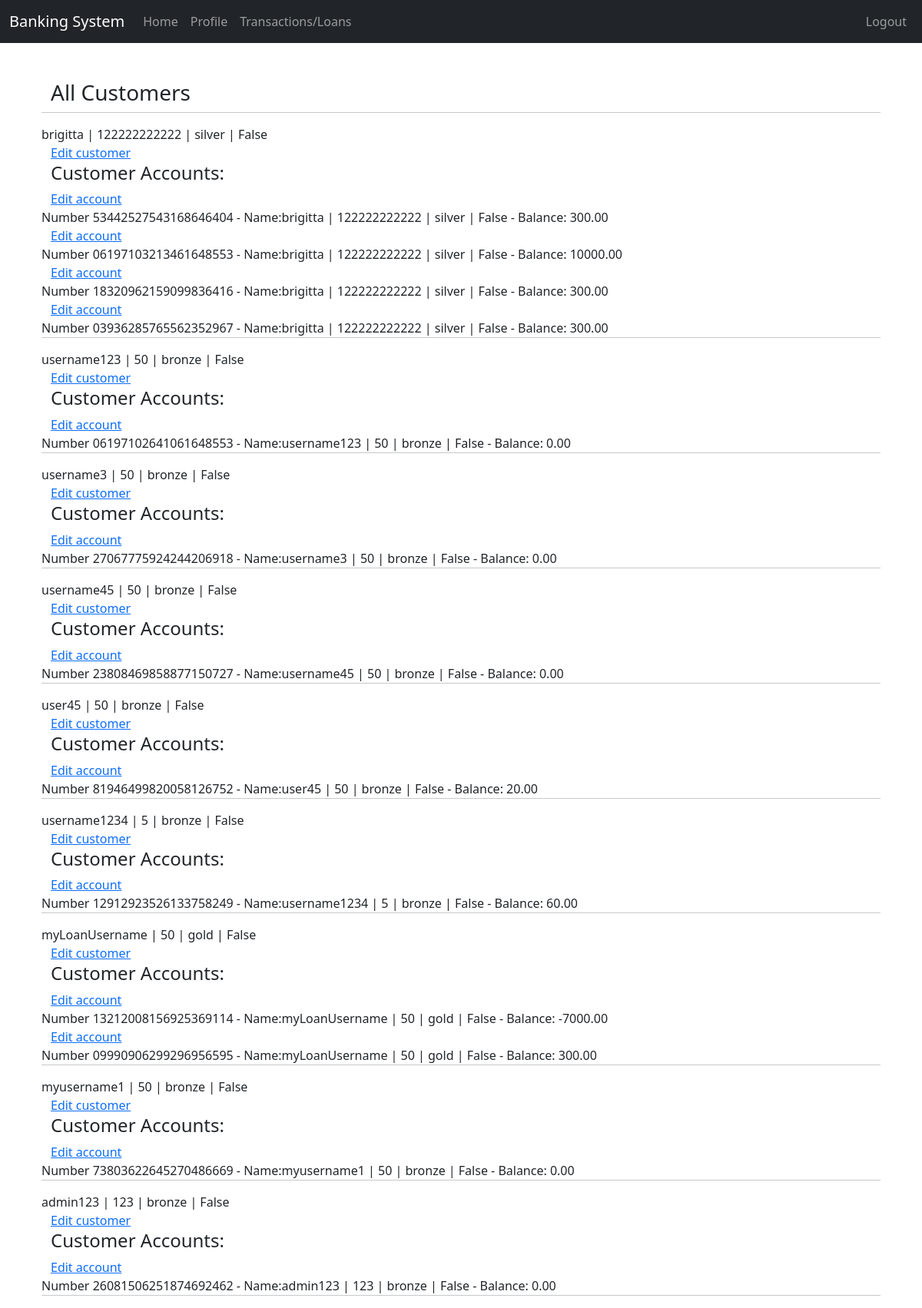
Page /employee/overview_customers/ (signed in) on the committed database.
### auth_app/models.py (models this page shows)
class Profile(models.Model):
    RANK_CHOICES = [
        ('gold', 'Gold'),
        ('silver', 'Silver'),
        ('bronze', 'Bronze')
    ]
    user = models.OneToOneField(User, on_delete=models.CASCADE)
    customer_rank = models.CharField(max_length=10, choices=RANK_CHOICES)
    customer_phone_number = models.CharField(max_length=20)
    customer_token = models.CharField(max_length=256)
    customer_mfe = models.BooleanField(blank=False)
    customer_can_loan = models.BooleanField(blank=False)
    def __str__(self):
        return f"{self.user} | {self.customer_phone_number} | {self.customer_rank} | { True if self.customer_can_loan else False}"

### accounts_app_account/models.py (models this page shows)
class Account(models.Model):
    account_user_fk = models.ForeignKey(Profile, on_delete=models.PROTECT)
    account_number = models.CharField(max_length=20, null=False)
    account_balance = models.DecimalField(decimal_places=2,max_digits=7, default=0)
    def __str__(self):
        return f"Number {self.account_number} - Name:{self.account_user_fk} - Balance: {self.account_balance}"

### employee_app/views.py (the view)
# urls.py: path('overview_customers/', views.overview_customers, name='overview_customers'),
@staff_member_required
def overview_customers(request):
    context = {
        'customers': Profile.objects.all(),
        'accounts': Account.objects.all(),
    }
    return render(request, 'employee_app/overview_customers.html', context)

### employee_app/templates/employee_app/overview_customers.html (shortened to what this page needs)
{% extends "auth_app/base.html" %}
{% block content %}
    <h3> All Customers </h3>
    <hr>
    {% for customer in customers %}
        {{ customer }}
        <a href="/employee/edit_customer/{{customer.id}}"> Edit customer </a>
        <h4> Customer Accounts: </h4>
        {% for account in accounts %}
        {% if account.account_user_fk == customer %}
        <a href="/employee/edit_customer_account/{{customer.id}}/{{account.id}}"> Edit account </a>
                {{ account }}
            {% endif %}
        {% endfor %}
        <hr/>
    {% endfor %}
{% endblock %}

### rows in the picture
Account: account_number+account_user_fk+account_balance "Number 53442527543168646404 - Name:brigitta | 122222222222 | silver | False - Balance: 300.00"
Account: account_number+account_user_fk+account_balance "Number 06197103213461648553 - Name:brigitta | 122222222222 | silver | False - Balance: 10000.00"
Account: account_number+account_user_fk+account_balance "Number 18320962159099836416 - Name:brigitta | 122222222222 | silver | False - Balance: 300.00"
Account: account_number+account_user_fk+account_balance "Number 03936285765562352967 - Name:brigitta | 122222222222 | silver | False - Balance: 300.00"
Account: account_number+account_user_fk+account_balance "Number 06197102641061648553 - Name:username123 | 50 | bronze | False - Balance: 0.00"
Account: account_number+account_user_fk+account_balance "Number 27067775924244206918 - Name:username3 | 50 | bronze | False - Balance: 0.00"
Account: account_number+account_user_fk+account_balance "Number 23808469858877150727 - Name:username45 | 50 | bronze | False - Balance: 0.00"
Account: account_number+account_user_fk+account_balance "Number 81946499820058126752 - Name:user45 | 50 | bronze | False - Balance: 20.00"
Account: account_number+account_user_fk+account_balance "Number 12912923526133758249 - Name:username1234 | 5 | bronze | False - Balance: 60.00"
Account: account_number+account_user_fk+account_balance "Number 13212008156925369114 - Name:myLoanUsername | 50 | gold | False - Balance: -7000.00"
Account: account_number+account_user_fk+account_balance "Number 09990906299296956595 - Name:myLoanUsername | 50 | gold | False - Balance: 300.00"
Account: account_number+account_user_fk+account_balance "Number 73803622645270486669 - Name:myusername1 | 50 | bronze | False - Balance: 0.00"
Account: account_number+account_user_fk+account_balance "Number 26081506251874692462 - Name:admin123 | 123 | bronze | False - Balance: 0.00"

### other values in the picture
{{ customer }} "brigitta | 122222222222 | silver | False"
{{ customer }} "username123 | 50 | bronze | False"
{{ customer }} "username3 | 50 | bronze | False"
{{ customer }} "username45 | 50 | bronze | False"
{{ customer }} "user45 | 50 | bronze | False"
{{ customer }} "username1234 | 5 | bronze | False"
{{ customer }} "myLoanUsername | 50 | gold | False"
{{ customer }} "myusername1 | 50 | bronze | False"
{{ customer }} "admin123 | 123 | bronze | False"
